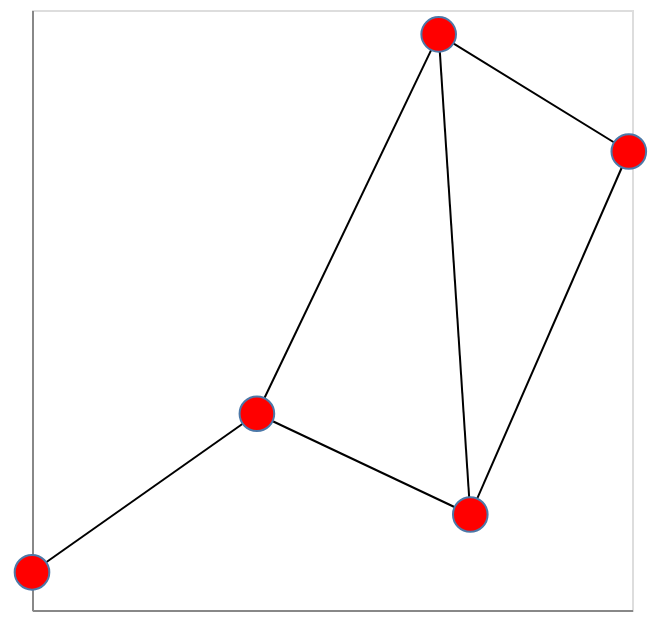

The cell this chart's notebook holds for it:
### Markdown cell above
##### Create a network from scratch

You can also create a graph by manually adding nodes and edges with the respective methods `add_edge` and `add_node`:

### Code cell
G = nx.Graph()

# G.add_node("Ada")
# G.add_node("Bob")
# G.add_node("Cai")
# G.add_node("Don")
# G.add_node("Eva")

G.add_edge("Ada", "Bob")
G.add_edge("Ada", "Cai")
G.add_edge("Ada", "Eva")
G.add_edge("Bob", "Cai")
G.add_edge("Bob", "Don")
G.add_edge("Cai", "Don")

nxa.draw_networkx(G)

### Figure 1 — Vega-Lite specification as saved in the notebook (floating-point values rounded to 4 significant figures)
{"config": {"view": {"continuousWidth": 300, "continuousHeight": 300}}, "layer": [{"data": {"name": "data-e9be516dd4925cbf323c9715e28d6de4"}, "mark": {"type": "line", "color": "black", "opacity": 1, "strokeWidth": 1}, "encoding": {"detail": {"field": "edge", "type": "quantitative"}, "x": {"axis": {"grid": false, "labels": false, "ticks": false, "title": ""}, "field": "x", "type": "quantitative"}, "y": {"axis": {"grid": false, "labels": false, "ticks": false, "title": ""}, "field": "y", "type": "quantitative"}}}, {"data": {"name": "data-5a83f98ea759a290a3f913efa8aae0f0"}, "mark": {"type": "point", "fill": "red", "opacity": 1, "size": 300, "strokeWidth": 1.0}, "encoding": {"x": {"axis": {"grid": false, "labels": false, "ticks": false}, "field": "x", "type": "quantitative"}, "y": {"axis": {"grid": false, "labels": false, "ticks": false}, "field": "y", "type": "quantitative"}}}], "$schema": "https://vega.github.io/schema/vega-lite/v5.8.0.json", "datasets": {"data-e9be516dd4925cbf323c9715e28d6de4": [{"source": "Ada", "pair": ["Ada", "Bob"], "y": -0.0701, "target": "Bob", "x": -0.3253, "edge": 0}, {"source": "Ada", "pair": ["Ada", "Bob"], "y": 0.2777, "target": "Bob", "x": 0.22, "edge": 0}, {"source": "Ada", "pair": ["Ada", "Cai"], "y": -0.0701, "target": "Cai", "x": -0.3253, "edge": 1}, {"source": "Ada", "pair": ["Ada", "Cai"], "y": -0.1624, "target": "Cai", "x": 0.3149, "edge": 1}, {"source": "Ada", "pair": ["Ada", "Eva"], "y": -0.0701, "target": "Eva", "x": -0.3253, "edge": 2}, {"source": "Ada", "pair": ["Ada", "Eva"], "y": -0.2154, "target": "Eva", "x": -1.0, "edge": 2}, {"source": "Bob", "pair": ["Bob", "Cai"], "y": 0.2777, "target": "Cai", "x": 0.22, "edge": 3}, {"source": "Bob", "pair": ["Bob", "Cai"], "y": -0.1624, "target": "Cai", "x": 0.3149, "edge": 3}, {"source": "Bob", "pair": ["Bob", "Don"], "y": 0.2777, "target": "Don", "x": 0.22, "edge": 4}, {"source": "Bob", "pair": ["Bob", "Don"], "y": 0.1703, "target": "Don", "x": 0.7904, "edge": 4}, {"source": "Cai", "pair": ["Cai", "Don"], "y": -0.1624, "target": "Don", "x": 0.3149, "edge": 5}, {"source": "Cai", "pair": ["Cai", "Don"], "y": 0.1703, "target": "Don", "x": 0.7904, "edge": 5}], "data-5a83f98ea759a290a3f913efa8aae0f0": [{"x": -0.3253, "y": -0.0701}, {"x": 0.22, "y": 0.2777}, {"x": 0.3149, "y": -0.1624}, {"x": -1.0, "y": -0.2154}, {"x": 0.7904, "y": 0.1703}]}}
